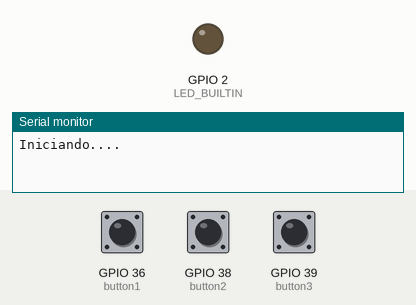
Recording of a sketch running on a simulated ESP32. On the bench: output pins drawn as LEDs (lit = HIGH), the last lines printed to the serial monitor. The inputs (shaded band) are chosen by the test bench; at power-on: GPIO 36 (button1) LOW, GPIO 38 (button2) LOW, GPIO 39 (button3) LOW.

Above: at 3.2 s.
3.3 s: GPIO 36 (button1) pulled HIGH for 0.15 s
At 4.1 s:
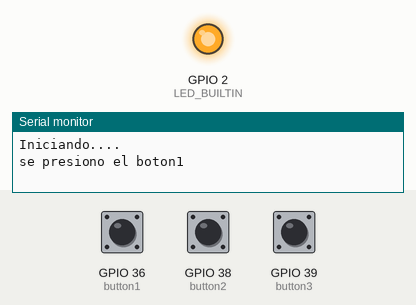
4.9 s: GPIO 36 (button1) pulled HIGH for 1 s
At 5.3 s:
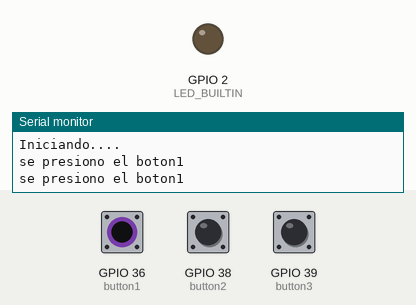
7.4 s: GPIO 36 (button1) pulled HIGH for 3.2 s
At 8.5 s:
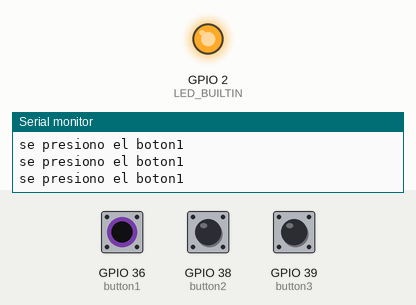
Timing chart, 0 to 10.4 s (numbered marks = the images above; inputs shaded):
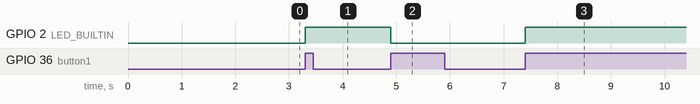

The sketch:

Prueba_funcional_pushButton.ino
```cpp
//PRUEBA FUNCIONAL PULSADORES

#define button1 36
#define button2 38
#define button3 39

bool statebutton1 = false;
bool statebutton2 = false;
bool statebutton3 = false;

void IRAM_ATTR buttonInterrupt1() {           //interrupcion pulsador1
  static unsigned long last_interrupt_time = 0;
  unsigned long interrupt_time = millis();
  // If interrupts come faster than 200ms, assume it's a bounce and ignore
  if (interrupt_time - last_interrupt_time > 200)
  {
    digitalWrite(LED_BUILTIN, !digitalRead(LED_BUILTIN));
    statebutton1 = true;
  }
  last_interrupt_time = interrupt_time;
}

void IRAM_ATTR buttonInterrupt2() {           //interrupcion pulsador2
  static unsigned long last_interrupt_time = 0;
  unsigned long interrupt_time = millis();
  // If interrupts come faster than 200ms, assume it's a bounce and ignore
  if (interrupt_time - last_interrupt_time > 200)
  {
    digitalWrite(LED_BUILTIN, !digitalRead(LED_BUILTIN));
    statebutton2 = true;
  }
  last_interrupt_time = interrupt_time;

}

void IRAM_ATTR buttonInterrupt3() {           //interrupcion pulsador3
  static unsigned long last_interrupt_time = 0;
  unsigned long interrupt_time = millis();
  // If interrupts come faster than 200ms, assume it's a bounce and ignore
  if (interrupt_time - last_interrupt_time > 200)
  {
    digitalWrite(LED_BUILTIN, !digitalRead(LED_BUILTIN));
    statebutton3 = true;
  }
  last_interrupt_time = interrupt_time;
}


void setup() {
  Serial.begin(115200);
  delay(2000);
  Serial.println("Iniciando....");

  pinMode(button1, INPUT);
  pinMode(button2, INPUT);
  pinMode(button3, INPUT);

  pinMode(LED_BUILTIN, OUTPUT);

    //config interrupt
  attachInterrupt(digitalPinToInterrupt(button1), buttonInterrupt1, RISING);            //habilita interrupcion pulsador1 con flanco ascendente
  attachInterrupt(digitalPinToInterrupt(button2), buttonInterrupt2, RISING);            //habilita interrupcion pulsador2 con flanco ascendente
  attachInterrupt(digitalPinToInterrupt(button3), buttonInterrupt3, RISING);            //habilita interrupcion pulsador3 con flanco ascendente
}

void loop() {
//print push button
  if(statebutton1){
    statebutton1 = false;
    Serial.println("se presiono el boton1");
  }
  if(statebutton2) {
    statebutton2 = false;
    Serial.println("se presiono el boton2");
    }
  if(statebutton3) {
    statebutton3 = false;
    Serial.println("se presiono el boton3");
  }
}

//desventaja: no funciona con interrupciones
//Para nuestro ejemplo se uso GPIO en serie con res10k y "R=10k, C=100nF" a masa. el otro extremo conectado a VCC. Funcionamiento OK.
//SIMPLIFICACION:
//botón conectado entre un pin GPIO y tierra. No se requiere ningún otro componente, deberá configurar el pin GPIO con resistencia interna en INPUT_PULLUP para que el pin GPIO permanezca ALTO cuando no se presione el botón.
bool debounce(int button) {
  static uint16_t state = 0;
  state = (state<<1) | digitalRead(button) | 0xfe00;
  return (state == 0xff00);
}
```

Measured:
- after the input at 3.3 s, GPIO 2 (LED_BUILTIN): LOW → HIGH at once
- after the input at 4.9 s, GPIO 2 (LED_BUILTIN): HIGH → LOW at once
- after the input at 7.4 s, GPIO 2 (LED_BUILTIN): LOW → HIGH at once
